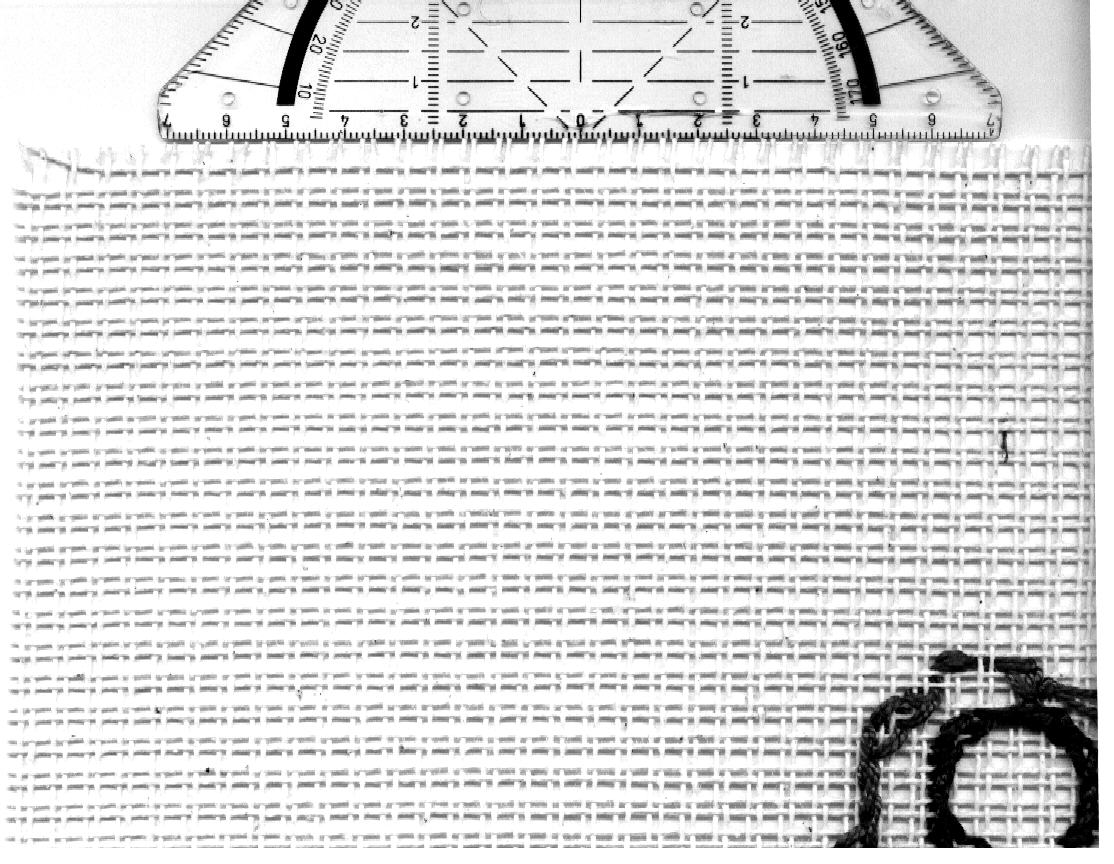
#> input picture data/textur12.png, 1114 x 864 px
$ jupyter execute 'aufgabe4 - Kopie.ipynb'
#> lines starting #> are read from the running program, lines starting #| are printed output that depends on the picture; after the words box and inside, x2 and y2 are one past the last pixel; in counts of white or black regions, pixels touching at a corner belong together
[cell 1]
import cv2
import numpy as np
from matplotlib import pyplot as plt
from matplotlib.colors import LogNorm

[cell 2]
orig_img = cv2.imread('data/textur12.png', 0)
#> orig_img is the input picture: shape (864, 1114); min 0, max 255, mean 219.5
plt.imshow(orig_img, cmap='gray')

[cell 3]
scale_img = orig_img[115:155, 500:600]
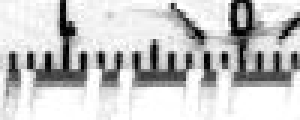
#> scale_img: shape (40, 100) (shown 3 times larger); min 0, max 255, mean 198.1
plt.imshow(scale_img, cmap='gray')

[cell 4]
#mm striche zählen -> 17 striche ->17/100mm/px
px_mm = 17/100
x_px = orig_img.shape[1]
#> x_px = 1114
y_px = orig_img.shape[0]
#> y_px = 864
x_axis_mm = np.arange(0, x_px)*px_mm
#> x_axis_mm = 1114 values from 0 to 189.2
y_axis_mm = np.arange(0, y_px)*px_mm
#> y_axis_mm = 864 values from 0 to 146.7
fig= plt.figure(figsize=(10, 10))
plt.imshow(orig_img, cmap='gray', extent=[x_axis_mm.min(), x_axis_mm.max(),  y_axis_mm.min(), y_axis_mm.max()])
plt.title('Original image with mm scale')

[cell 5]
structure = orig_img[400:601, 400:601]
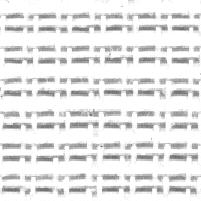
#> structure: shape (201, 201); min 102, max 255, mean 230.1
x_px = structure.shape[1]
#> x_px = 201
y_px = structure.shape[0]
#> y_px = 201
x_axis_mm = np.arange(0, x_px)*px_mm
#> x_axis_mm = 201 values from 0 to 34
y_axis_mm = np.arange(0, y_px)*px_mm
#> y_axis_mm = 201 values from 0 to 34
fig= plt.figure(figsize=(10, 10))
plt.imshow(structure, cmap='gray', extent=[x_axis_mm.min(), x_axis_mm.max(),  y_axis_mm.min(), y_axis_mm.max()])
plt.title('structure crop with mm scale')

[cell 6]
structure_fft = np.fft.fftshift(np.fft.fft2(structure))
u = 1/px_mm
x_frq = structure.shape[1]
y_frq = structure.shape[0]
x_axis_frq = np.arange(0, x_frq)*u
y_axis_frq = np.arange(0, x_frq)*u
fig = plt.figure(figsize=(10, 10))
plt.imshow(np.abs(structure_fft ), norm=LogNorm(vmin=5), extent=[x_axis_frq.min(), x_axis_frq.max(),  y_axis_frq.min(), y_axis_frq.max()])
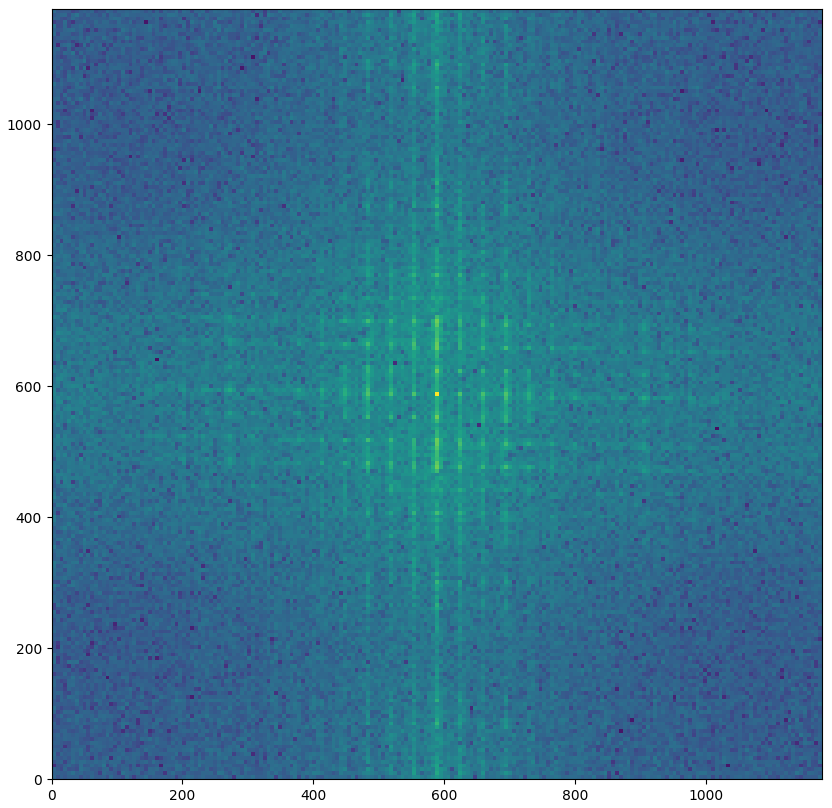
#> figure drawn by matplotlib, 1 panel

[cell 7]
angle = np.angle(structure_fft)
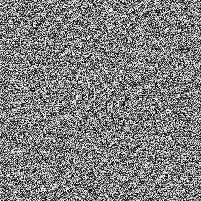
#> angle: shape (201, 201) float64; min -3.14, max 3.14, mean 4.05e-18; drawn with min black and max white
angle_deg = angle * 180 / np.pi
# fig = plt.figure(figsize=(10, 10))
# plt.imshow(angle, cmap='gray')

[cell 8]
bins = 10
delta_phi = np.pi/bins
shift = delta_phi/2
histo = []
#x = -angle.shape[0]/2 : 1 : angle.shape[0]/2
start = -angle.shape[0]/2
stop = angle.shape[0]/2
x = np.arange(start = start, stop = stop, step = 1)
X, Y = np.meshgrid(x, x)
fig = plt.figure(figsize=(10, 15))
fig2 = plt.figure(figsize=(10, 15))
masks = []
nrows= int(np.sqrt(bins)+1)

for i in range(bins):
    ax = fig.add_subplot(nrows, nrows, i+1)
    ax2 = fig2.add_subplot(nrows, nrows, i+1)
    phi = np.arctan2(Y, X)
    mask = np.zeros(shape=(phi.shape[0], phi.shape[1]))
    mask = (phi > (i*delta_phi-shift)) & (phi < (i*delta_phi+shift))
    mask = np.rot90(mask, k=2) | mask
    masks.append(mask)
    ax.imshow(mask)
    ax.set_title(f"mask {i+1}")
    tmp = mask*structure_fft

    ax2.imshow(abs(tmp), norm=LogNorm(vmin=5))
    ax2.set_title(f"tmp {i+1}")
    sum = np.sum(np.real(tmp))
    histo.append(sum)
#> this loop made 10 passes
#> sum on passes 1 to 10: 635407.2, -536227.2, 100464.2, -156182, 197168.3, 552426.7, 279461.2, 25719.3, -511680, 81279.7
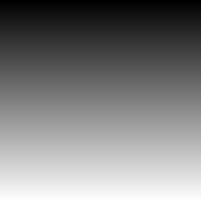
#> Y: shape (201, 201) float64; min -100.5, max 99.5, mean -0.5; drawn with min black and max white
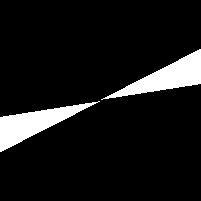
#> mask: shape (201, 201) bool; 8.9% white; 2 white regions, box (x1, y1, x2, y2) and area: (101, 49, 201, 100) 1791, (0, 101, 100, 152) 1791
#> after the loop, histo = [635407.2, -536227.2, 100464.2, -156182, 197168.3, 552426.7, 279461.2, 25719.3, -511680, 81279.7]; masks = 10 items
    #mask = phi > (i*delta_phi-shift) and phi < (i*delta_phi+shift)

bin_cat = np.arange(0, 180, 180/bins)
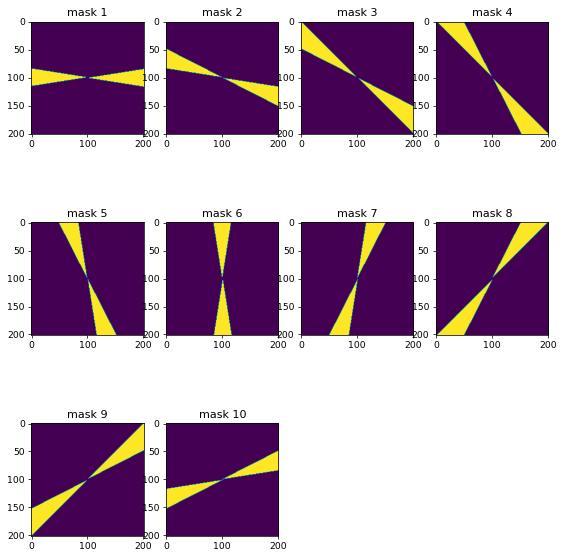
#> figure drawn by matplotlib, 10 panels
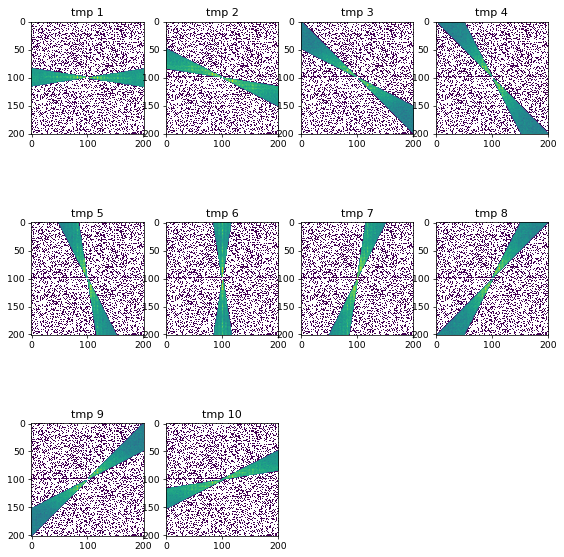
#> figure drawn by matplotlib, 10 panels

[cell 9]
fig3 = plt.bar(bin_cat, histo, width=5)
#> fig3 = 10 items
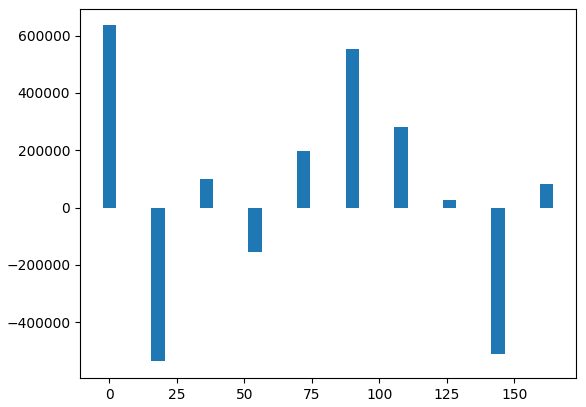
#> figure drawn by matplotlib, 1 panel; tallest bar 635407.2 high, from x = -2.5 to 2.5
